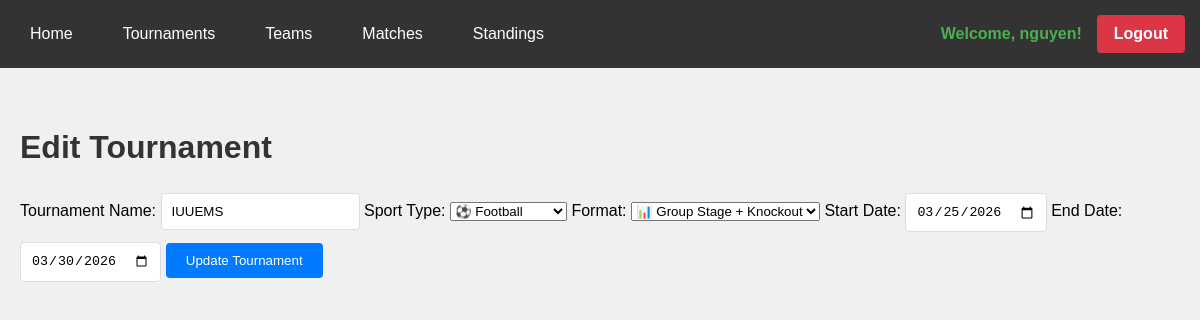
/tournaments/5/edit (signed in), run on the app's committed database.
### app/models.py (models this page shows, shortened)
class User(UserMixin, db.Model):
    __tablename__ = 'users'
    id = db.Column(db.Integer, primary_key=True)
    username = db.Column(db.String(100), unique=True, nullable=False)
    password_hash = db.Column(db.String(), nullable=False)
    email = db.Column(db.String(255), unique=True, nullable=False)
    created_at = db.Column(db.DateTime, default=datetime.utcnow)

class Tournament(db.Model):
    __tablename__ = 'tournaments'
    id = db.Column(db.Integer, primary_key = True)
    name = db.Column(db.String(200),  nullable = False)
    sport_type = db.Column(db.String(50), nullable = False)
    format = db.Column(db.String(50), nullable = False)
    start_date = db.Column(db.DateTime, default=datetime.utcnow, nullable = False)
    end_date = db.Column(db.DateTime, nullable = False)
    creator_id = db.Column(db.Integer,db.ForeignKey('users.id'), nullable=True)
    created_at = db.Column(db.DateTime, default=datetime.utcnow)
    teams = db.relationship('Team', backref='tournament', lazy=True)
    matches = db.relationship('Match', backref='tournament', lazy=True)
    standings = db.relationship('Standing', backref='tournament', lazy=True)

### app/routes.py (the view, shortened to what this page needs)
    @app.route('/tournaments/<id>/edit', methods = ['GET', 'POST'])
    @login_required
    def edit_tournament(id):
        tournament = Tournament.query.get_or_404(id)
        if request.method == 'GET':
            return render_template('tournament/edit_tournament.html', tournament=tournament)

### app/__init__.py (called while the page is built)
def create_app(config_name='development'):
    app = Flask(__name__)
    app.config.from_object(config[config_name])
    app.secret_key = 'SOME KEY'
    login_manager = LoginManager()
    login_manager.init_app(app)
    from app.models import User
    @login_manager.user_loader
    def load_user(uid):
        return User.query.get(int(uid))
    bcrypt = Bcrypt(app)
    db.init_app(app)
    from app.routes import register_routes
    register_routes(app, db, bcrypt)
    with app.app_context():
        db.create_all()
    return app

### app/templates/tournament/edit_tournament.html (shortened to what this page needs)
{% extends "base.html" %}
{% block content %}
    <h1>Edit Tournament</h1>
    <form method="POST" action="{{ url_for('edit_tournament', id=tournament.id) }}" class="form">
        <label for="name">Tournament Name:</label>
        <input type="text" id="name" name="name" value="{{ tournament.name }}" required>
        <label for="sport_type">Sport Type:</label>
        <select id="sport_type" name="sport_type" required>
            <option value="Soccer" {% if tournament.sport_type == 'Soccer' %}selected{% endif %}>⚽️ Football</option>
        </select>
        <label for="format">Format:</label>
        <select id="format" name="format" required>
            <option value="Group Stage + Knockout"
                {% if tournament.format == 'Group Stage + Knockout' %}selected{% endif %}>📊 Group Stage + Knockout</option>
        </select>
        <label for="start_date">Start Date:</label>
        <input type="date" id="start_date" name="start_date" value="{{ tournament.start_date.strftime('%Y-%m-%d') }}" required>
        <label for="end_date">End Date:</label>
        <input type="date" id="end_date" name="end_date" value="{{ tournament.end_date.strftime('%Y-%m-%d') }}" required>
        <button type="submit" class="btn">Update Tournament</button>
    </form>
{% endblock %}

### app/templates/base.html (shortened to what this page needs)
<!DOCTYPE html>
<html lang="en">
<head>
    <link rel="stylesheet" href="{{ url_for('static', filename='css/style.css') }}">
</head>
<body>
    <nav>
        <div class = "nav-left">
        <a href="{{ url_for('home') }}">Home</a>
        <a href="{{ url_for('tournaments') }}">Tournaments</a>
        <a href="{{ url_for('teams') }}">Teams</a>
        <a href="{{ url_for('matches') }}">Matches</a>
        <a href="{{ url_for('standings') }}">Standings</a>
        </div>
        <div class="nav-right">
            {% if current_user.is_authenticated %}
                <div class="user-info">
                    <span>Welcome, {{ current_user.username }}!</span>
                    <a href="{{ url_for('logout') }}" class="logout">Logout</a>
                </div>
            {% else %}
                <a href="{{ url_for('register') }}" class="register">Register</a>
                <a href="{{ url_for('login') }}" class="login">Login</a>
            {% endif %}
        </div>
    </nav>
    <div class="container">
        {% block content %}{% endblock %}
    </div>
</body>
</html>

### app/static/css/style.css (style rules this page uses)
body { font-family: Arial, sans-serif; margin: 0; padding: 0; background-color: #f0f0f0; }
nav { background-color: #333; padding: 15px; display: flex; justify-content: space-between; align-items: center; }
.nav-left { display: flex; gap: 20px; }
.nav-right { display: flex; gap: 15px; align-items: center; }
nav a { color: white; text-decoration: none; padding: 8px 15px; border-radius: 4px; transition: background-color 0.3s; }
.nav-right a { border: 2px solid white; font-weight: bold; }
.nav-right a.logout { background-color: #dc3545; border-color: #dc3545; }
.user-info { color: white; display: flex; align-items: center; gap: 15px; }
.user-info span { color: #4CAF50; font-weight: bold; }
.container { max-width: 1200px; margin: 20px auto; padding: 20px; }
h1 { color: #333; }
.btn { background-color: #007bff; color: white; padding: 10px 20px; border: none; border-radius: 4px; cursor: pointer; }
input { padding: 10px; margin: 5px 0; border: 1px solid #ddd; border-radius: 4px; }

### data on the page
User: username "nguyen"
Tournament: name "IUUEMS", sport_type "⚽️ Football", format "📊 Group Stage + Knockout", start_date "03/25/2026", end_date "03/30/2026"
